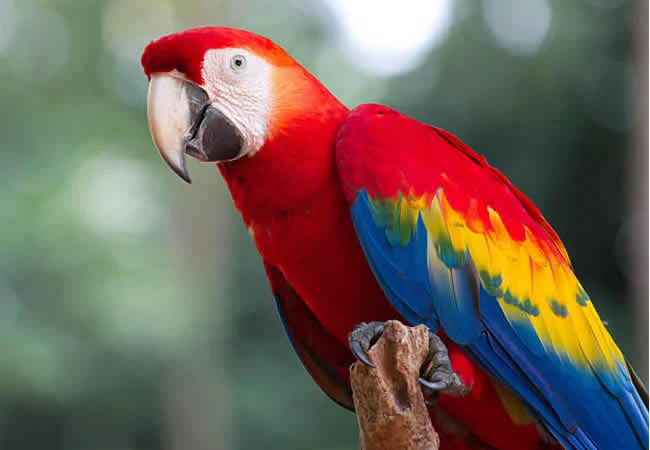
#> input picture testImg2.jpg, 650 x 450 px
$ python ex1_main.py   (older library calls are emulated)
#> lines starting #> are read from the running program, lines starting #| are printed output that depends on the picture; long printed decimals are rounded
### ex1_utils.py
"""
        '########:'##::::'##::::'##:::
         ##.....::. ##::'##:::'####:::
         ##::::::::. ##'##::::.. ##:::
         ######:::::. ###::::::: ##:::
         ##...:::::: ## ##:::::: ##:::
         ##:::::::: ##:. ##::::: ##:::
         ########: ##:::. ##::'######:
        ........::..:::::..:::......::
"""
from typing import List
import cv2
import numpy as np
import matplotlib.pyplot as plt

LOAD_GRAY_SCALE = 1
LOAD_RGB = 2
NUM_OF_PIXELS_255 = 255
NUM_OF_PIXELS_256 = 256
EPSILON = 0.001
MY_ID = 208980359


def myID() -> np.int:
    """
    Return my ID (not the friend's ID I copied from)
    :return: int
    """
    return MY_ID


def normalize_image(img):
    return (img - np.min(img)) / (np.max(img) - np.min(img))


def imReadAndConvert(filename: str, representation: int) -> np.ndarray:
    """
    Reads an image, and returns the image converted as requested
    :param filename: The path to the image
    :param representation: GRAY_SCALE or RGB
    :return: The image object
    """
    if representation == LOAD_GRAY_SCALE:
        img = cv2.imread(filename, cv2.IMREAD_GRAYSCALE)
        return normalize_image(img=img)

    elif representation == LOAD_RGB:
        img = cv2.cvtColor(cv2.imread(filename), cv2.COLOR_BGR2RGB)
        return normalize_image(img=img)


def imDisplay(filename: str, representation: int):
    """
    Reads an image as RGB or GRAY_SCALE and displays it
    :param filename: The path to the image
    :param representation: GRAY_SCALE or RGB
    :return: None
    """
    img = imReadAndConvert(filename, representation)
    if representation == LOAD_GRAY_SCALE:
        plt.imshow(img, cmap='gray')
    else:
        plt.imshow(img)
    plt.show()


def split_to_channels(img: np.ndarray):
    return img[:, :, 0], img[:, :, 1], img[:, :, 2]


def assign_channels(img: np.ndarray, x: int, y: int, z: int):
    img[:, :, 0], img[:, :, 1], img[:, :, 2] = x, y, z


def transformRGB2YIQ(imgRGB: np.ndarray) -> np.ndarray:
    """
    Converts an RGB image to YIQ color space
    :param imgRGB: An Image in RGB
    :return: A YIQ in image color space
    """
    imgRGB = normalize_image(imgRGB)
    r, g, b = split_to_channels(imgRGB)
    y, i, q = r * 0.299 + g * 0.587 + b * 0.114, r * 0.596 + g * -0.275 + b * -0.321, r * 0.212 + g * -0.523 + b * 0.311
    yiq_img = imgRGB
    assign_channels(yiq_img, y, i, q)
    return normalize_image(yiq_img)


def transformYIQ2RGB(imgYIQ: np.ndarray) -> np.ndarray:
    """
    Converts an YIQ image to RGB color space
    :param imgYIQ: An Image in YIQ
    :return: A RGB in image color space
    """
    imgYIQ = normalize_image(imgYIQ)
    y, i, q = split_to_channels(imgYIQ)
    r, g, b = y + i * 0.956 + q * 0.619, y + i * -0.272 + q * -0.647, y + i * -1.106 + q * 1.703
    r, g, b = normalize_image(r), normalize_image(g), normalize_image(b)
    rgb_img = imgYIQ
    assign_channels(rgb_img, r, g, b)

    return rgb_img


def hsitogram_norm(norm_255, num_of_pixels):
    hist_origin, edges = np.histogram(norm_255, NUM_OF_PIXELS_256, [0, NUM_OF_PIXELS_256])
    cum_sum_origin = np.cumsum(hist_origin)
    return np.ceil(cum_sum_origin * NUM_OF_PIXELS_255 / num_of_pixels), hist_origin


def hsitogramEqualize(imgOrig: np.ndarray) -> (np.ndarray, np.ndarray, np.ndarray):
    """
    Equalizes the histogram of an image
    :param imgOrig: Original Histogram
    :return
    """
    num_of_pixels = imgOrig.shape[0] * imgOrig.shape[1]
    if len(imgOrig.shape) == 2:
        norm_255 = normalize_image(imgOrig) * NUM_OF_PIXELS_255
        lut, hist_origin = hsitogram_norm(norm_255, num_of_pixels)
        img_eq = norm_255
        for i in range(imgOrig.shape[0]):
            for j in range(imgOrig.shape[1]):
                img_eq[i][j] = lut[int(norm_255[i][j])]

        hist_eq, edges = np.histogram(img_eq, NUM_OF_PIXELS_256, [0, NUM_OF_PIXELS_256])
        return normalize_image(img_eq), hist_origin, hist_eq
    else:
        yiq = transformRGB2YIQ(imgOrig)
        norm_255 = normalize_image(yiq[:, :, 0]) * NUM_OF_PIXELS_255
        lut, hist_origin = hsitogram_norm(norm_255, num_of_pixels)
        norm_255_new = norm_255
        for i in range(imgOrig.shape[0]):
            for j in range(imgOrig.shape[1]):
                norm_255_new[i][j] = lut[int(norm_255[i][j])]

        hist_eq, edges = np.histogram(norm_255_new, NUM_OF_PIXELS_256, [0, NUM_OF_PIXELS_256])
        yiq[:, :, 0] = normalize_image(norm_255_new)
        img_eq = normalize_image(transformYIQ2RGB(yiq))
        return img_eq, hist_origin, hist_eq


def next_z(z, q):
    i = 0
    while i < len(q) - 1:
        z[i + 1] = (q[i] + q[i + 1]) / 2
        i += 1
    return z


def find_new_q(z, q, hist, num_pixel):
    ans, new_q, t = 1, q, 0
    i = 0
    while i < len(z) - 1:
        res1 = res2 = 0
        j = z[i]
        while j < z[i + 1]:
            res1 += hist[j] / num_pixel * j
            res2 += hist[j] / num_pixel
            j += 1

        if res2 != 0:
            qi = int(res1 / res2)
            q[t] = qi
            t += 1
        else:
            return q, 0
        i += 1
    return np.ceil(new_q), ans


def new_pic(imOrig255, nQuant, z, q):
    shape, new_img = imOrig255.shape, imOrig255
    for i in range(shape[0]):
        for j in range(shape[1]):
            x = int(imOrig255[i][j])
            for t in range(nQuant):
                if z[t] <= x <= z[t + 1]:
                    new_img[i][j] = q[t]
    return new_img


def calc_mse(nQuant, z, q, hist, pixel_num):
    mse = i = 0
    while i < nQuant:
        temp_mse = 0
        j = z[i]
        while j < z[i + 1]:
            temp_mse += (q[i] - j) * (q[i] - j) * hist[j] / pixel_num
            j += 1
        mse += temp_mse
        i += 1
    return mse


def origin_z(pixel_num, nQuant, cumsum, z):
    temp_bound = pixel_num / nQuant
    bound = temp_bound
    t, i = 1, 0
    while i < NUM_OF_PIXELS_256:
        if cumsum[i] >= bound:
            z[t] = i
            t += 1
            bound = bound + temp_bound
        i += 1
    return z.astype(int)


def quantizeImage(imOrig: np.ndarray, nQuant: int, nIter: int) -> (List[np.ndarray], List[float]):
    """
        Quantized an image in to **nQuant** colors
        :param imOrig: The original image (RGB or Gray scale)
        :param nQuant: Number of colors to quantize the image to
        :param nIter: Number of optimization loops
        :return: (List[qImage_i],List[error_i])
    """
    z, q = np.zeros(nQuant + 1), np.zeros(nQuant)
    list_of_pic, list_of_mse = [], []
    pixel_num = imOrig.shape[0] * imOrig.shape[1]

    if len(imOrig.shape) == 2:
        imOrig255 = normalize_image(imOrig) * NUM_OF_PIXELS_255
        hist, edges = np.histogram(imOrig255, NUM_OF_PIXELS_256, [0, NUM_OF_PIXELS_256])

        cum_sum = np.cumsum(hist)

        z = origin_z(pixel_num, nQuant, cum_sum, z)
        q, ans = find_new_q(z, q, hist, pixel_num)

        new_img = new_pic(imOrig255, nQuant, z, q)
        list_of_pic.append(new_img)
        temp_mse = calc_mse(nQuant, z, q, hist, pixel_num)
        list_of_mse.append(temp_mse)

        old_mse, old_q = temp_mse, q
        for k in range(1, nIter):
            z = next_z(z, q)
            q, ans = find_new_q(z, q, hist, pixel_num)
            if np.array_equal(q, old_q) and ans == 0:
                break

            new_img = new_pic(imOrig255, nQuant, z, q)
            mse = calc_mse(nQuant, z, q, hist, pixel_num)
            if abs(old_mse - mse) < EPSILON or mse > old_mse:
                break

            list_of_mse.append(mse)
            list_of_pic.append(new_img)
            old_mse, old_q = mse, q
        return list_of_pic, list_of_mse
    else:
        yiq = transformRGB2YIQ(imOrig)
        y = yiq[:, :, 0]
        y255 = normalize_image(y) * NUM_OF_PIXELS_255
        hist, edges = np.histogram(y255, NUM_OF_PIXELS_256, [0, NUM_OF_PIXELS_256])
        cum_sum = np.cumsum(hist)
        z = origin_z(pixel_num, nQuant, cum_sum, z)
        q, ans = find_new_q(z, q, hist, pixel_num)
        new_img = new_pic(y255, nQuant, z, q)
        yiq[:, :, 0] = normalize_image(new_img)
        new_image = normalize_image(transformYIQ2RGB(yiq))
        temp_mse = calc_mse(nQuant, z, q, hist, pixel_num)
        list_of_pic.append(new_image)
        list_of_mse.append(temp_mse)

        old_mse, old_img, old_q = temp_mse, new_img, q
        i = 1
        while i < nIter:
            z = next_z(z, q)
            q, ans = find_new_q(z, q, hist, pixel_num)
            if np.array_equal(q, old_q) and ans == 0:
                break

            new_img = new_pic(y255, nQuant, z, q)
            mse = calc_mse(nQuant, z, q, hist, pixel_num)
            if abs(old_mse - mse) < EPSILON:
                break
            if mse > old_mse:
                new_img = old_img
                print("mse got bigger")
                break
            list_of_mse.append(mse)
            yiq[:, :, 0] = normalize_image(new_img)
            new_image = normalize_image(transformYIQ2RGB(yiq))
            list_of_pic.append(new_image)
            old_mse, old_img, old_q = mse, new_img, q
            i += 1

        return list_of_pic, list_of_mse

### gamma.py
"""
        '########:'##::::'##::::'##:::
         ##.....::. ##::'##:::'####:::
         ##::::::::. ##'##::::.. ##:::
         ######:::::. ###::::::: ##:::
         ##...:::::: ## ##:::::: ##:::
         ##:::::::: ##:. ##::::: ##:::
         ########: ##:::. ##::'######:
        ........::..:::::..:::......::
"""
import cv2

from ex1_utils import LOAD_GRAY_SCALE, LOAD_RGB, normalize_image

TRACKER_POS = 100.0
TRACKER_MAX = 200
WINDOW_NAME = 'image'
GAMMA = 'gamma'
BAC_CON_IMAGE = 'bac_con.png'


# [6 lines left out: function pass_function, not called in this run]


def gammaDisplay(img_path: str, rep: int):
    """
    GUI for gamma correction
    :param img_path: Path to the image
    :param rep: grayscale(1) or RGB(2)
    :return: None
    """
    cv2.namedWindow(WINDOW_NAME)
    cv2.createTrackbar(GAMMA, WINDOW_NAME, 0, TRACKER_MAX, pass_function)
    while True:
        gamma = cv2.getTrackbarPos(GAMMA, WINDOW_NAME) / TRACKER_POS
        if rep == LOAD_GRAY_SCALE:
            img_gray = normalize_image(cv2.imread(img_path, cv2.IMREAD_GRAYSCALE))
            img_gray_copy = img_gray ** gamma
            cv2.imshow(WINDOW_NAME, img_gray_copy)
        elif rep == LOAD_RGB:
            img_color = normalize_image(cv2.imread(img_path))
            img_color_copy = img_color ** gamma
            cv2.imshow(WINDOW_NAME, img_color_copy)
        cv2.waitKey(1)


def main():
    gammaDisplay(BAC_CON_IMAGE, LOAD_GRAY_SCALE)


# [2 lines that do not run on import are left out]

### ex1_main.py
from ex1_utils import *
from gamma import gammaDisplay
import numpy as np
import matplotlib.pyplot as plt
import time


def histEqDemo(img_path: str, rep: int):
    img = imReadAndConvert(img_path, rep)
    imgeq, histOrg, histEq = hsitogramEqualize(img)

    # Display cumsum
    cumsum = np.cumsum(histOrg)
    cumsumEq = np.cumsum(histEq)
    plt.gray()
    plt.plot(range(256), cumsum, 'r')
    plt.plot(range(256), cumsumEq, 'g')

    # Display the images
    plt.figure()
    plt.imshow(img)

    plt.figure()
    plt.imshow(imgeq)
    plt.show()


def quantDemo(img_path: str, rep: int):
    img = imReadAndConvert(img_path, rep)
    st = time.time()

    img_lst, err_lst = quantizeImage(img, 3, 20)

    print("Time:%.2f" % (time.time() - st))
    print("Error 0:\t %f" % err_lst[0])
    print("Error last:\t %f" % err_lst[-1])

    plt.gray()
    plt.imshow(img_lst[0])
    plt.figure()
    plt.imshow(img_lst[-1])

    plt.figure()
    plt.plot(err_lst, 'r')
    plt.show()


def main():
    print("ID:", myID())
    img_path = 'testImg2.jpg'

    # Basic read and display
    imDisplay(img_path, LOAD_GRAY_SCALE)
    imDisplay(img_path, LOAD_RGB)

    # Convert Color spaces
    img = imReadAndConvert(img_path, LOAD_RGB)
    yiq_img = transformRGB2YIQ(img)
#> in assign_channels, `img[:, :, 0], img[:, :, 1], img[:, :, 2] = x, y, z`:
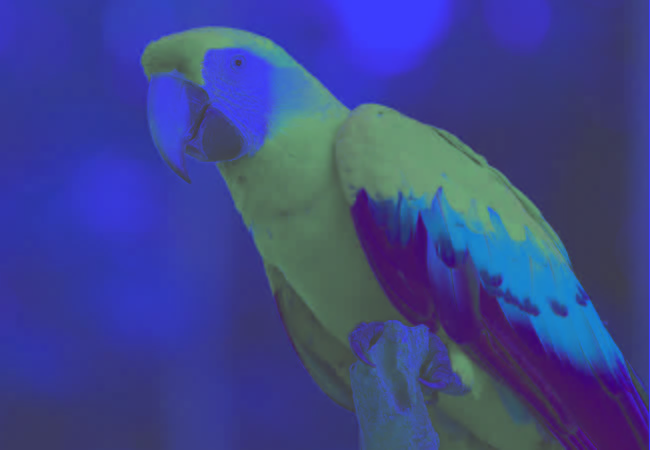
#> img: shape (450, 650, 3) float64; mean of channels 0, 1, 2 0.404, 0.0464, 0.000221; drawn with min black and max white
    f, ax = plt.subplots(1, 2)
    ax[0].imshow(img)
    ax[1].imshow(yiq_img)
    plt.show()

    # Image histEq
    histEqDemo(img_path, LOAD_GRAY_SCALE)
#> in hsitogram_norm, `hist_origin, edges = np.histogram(norm_255, NUM_OF_PIXELS_256, [0, NUM..`: hist_origin = 256 values, max 3283 at index 71, min 4 at index 0, mean 1142.6; edges = 257 values from 0 to 256
#> in hsitogram_norm, `cum_sum_origin = np.cumsum(hist_origin)`: cum_sum_origin = 256 values from 4 to 292500
#> in hsitogramEqualize, `lut, hist_origin = hsitogram_norm(norm_255, num_of_pixels)`: lut = 256 values from 1 to 255
#> after the loop in hsitogramEqualize, `for i in range(imgOrig.shape[0]):`:
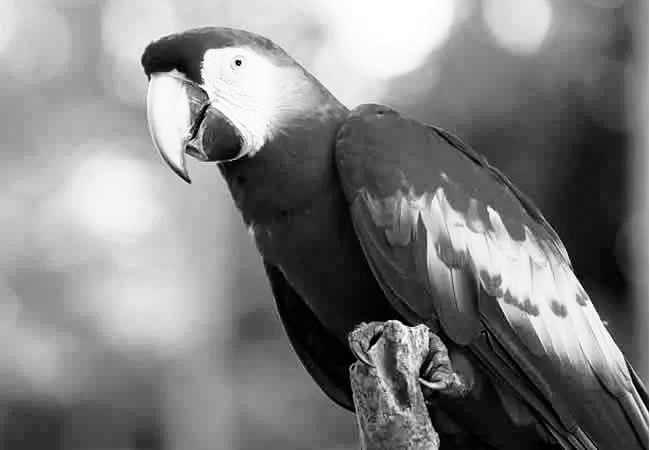
#> img_eq: shape (450, 650) float64; min 1, max 255, mean 128.8
#> in hsitogramEqualize, `hist_eq, edges = np.histogram(img_eq, NUM_OF_PIXELS_256, [0, NUM_OF_PI..`: hist_eq = 256 values, max 3283 at index 87, min 0 at index 0, mean 1142.6; edges = 257 values from 0 to 256
#> in histEqDemo, `imgeq, histOrg, histEq = hsitogramEqualize(img)`: histOrg has the same summary as hist_origin in hsitogram_norm; histEq has the same summary as hist_eq in hsitogramEqualize
#> in histEqDemo, `cumsum = np.cumsum(histOrg)`: cumsum = 256 values from 4 to 292500
#> in histEqDemo, `cumsumEq = np.cumsum(histEq)`: cumsumEq = 256 values from 0 to 292500
#> in histEqDemo, `plt.show()`:
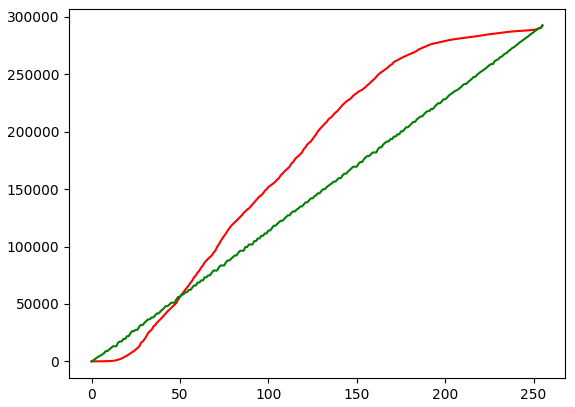
#> figure drawn by matplotlib, 1 panel; curve peaks at x = 255, y = 292500; curve peaks at x = 255, y = 292500
    histEqDemo(img_path, LOAD_RGB)
#> in assign_channels (call 3), `img[:, :, 0], img[:, :, 1], img[:, :, 2] = x, y, z`:
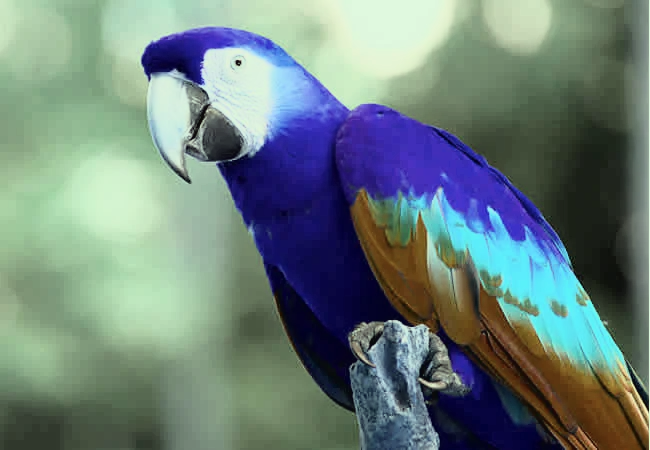
#> img: shape (450, 650, 3) float64; mean of channels 0, 1, 2 0.489, 0.505, 0.43; drawn as B, G, R

    # Image Quantization
    quantDemo(img_path, LOAD_GRAY_SCALE)
#> in quantizeImage, `hist, edges = np.histogram(imOrig255, NUM_OF_PIXELS_256, [0, NUM_OF_PI..`: hist has the same summary as hist_origin in hsitogram_norm; edges = 257 values from 0 to 256
#> in quantizeImage, `cum_sum = np.cumsum(hist)`: cum_sum = 256 values from 4 to 292500
#> after the loop in origin_z, `while i < NUM_OF_PIXELS_256:`: bound = 390000; i = 256; t = 4; z = [0, 71, 126, 255]
#> the loop in find_new_q, `while i < len(z) - 1:` made 3 passes
#> qi on passes 1 to 3: 45, 96, 163
#> after the loop in find_new_q, `while i < len(z) - 1:`: i = 3; q = [45, 96, 163]; t = 3
#> in quantizeImage, `q, ans = find_new_q(z, q, hist, pixel_num)`: q = [45, 96, 163]; ans = 1
#> in new_pic, `shape, new_img = imOrig255.shape, imOrig255`: shape = (450, 650)
#> after the loop in new_pic, `for i in range(shape[0]):`:
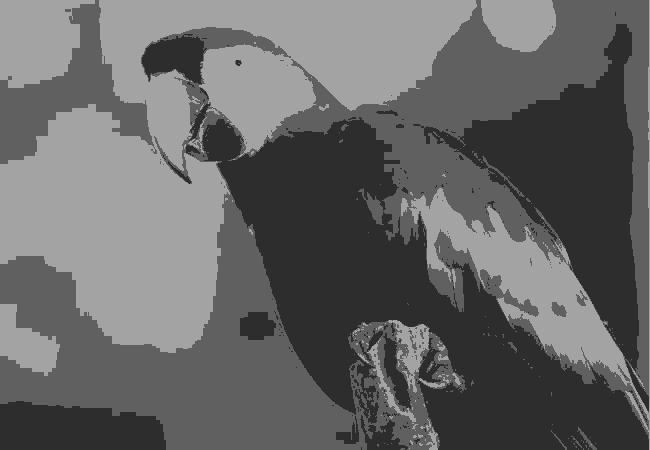
#> new_img: shape (450, 650) float64; min 45, max 163, mean 101.9
#> the loop in calc_mse, `while i < nQuant:` made 3 passes
#> after the loop in calc_mse, `while i < nQuant:`: i = 3; mse = 469.1
#> in quantizeImage, `old_mse, old_q = temp_mse, q`: old_q = [45, 96, 163]
#> the loop in quantizeImage, `for k in range(1, nIter):` made 11 passes
#> (new_q in find_new_q, mse, old_mse, old_q) on passes 1 to 6: ([45, 96, 163], 458, 458, [44, 98, 165]), ([44, 98, 165], 451.1, 451.1, [45, 99, 167]), ([45, 99, 167], 444.5, 444.5, [46, 101, 168]), ([46, 101, 168], 440.8, 440.8, [46, 102, 169]), ([46, 102, 169], 435.4, 435.4, [47, 104, 170]), ([47, 104, 170], 431.2, 431.2, [47, 105, 171])
#> after the loop in quantizeImage, `for k in range(1, nIter):`: list_of_mse = [469.1, 458, 451.1, 444.5, 440.8, 435.4, 431.2, 427.4, 424.5, 422.7, 421.7]; list_of_pic = 11 items
#> in quantDemo, `img_lst, err_lst = quantizeImage(img, 3, 20)`: err_lst has the same summary as list_of_mse in quantizeImage
#| Error 0:	 469.148
#| Error last:	 421.702
    quantDemo(img_path, LOAD_RGB)
#> call 2 of quantizeImage, with nQuant = 3, nIter = 20
#> in quantizeImage (call 2), `y = yiq[:, :, 0]`:
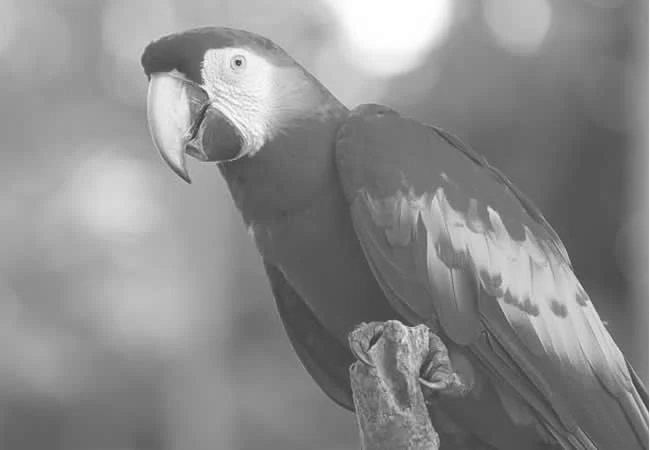
#> y: shape (450, 650) float64; min 0.242, max 1, mean 0.548
#> in quantizeImage (call 2), `hist, edges = np.histogram(y255, NUM_OF_PIXELS_256, [0, NUM_OF_PIXELS_..`: hist = 256 values, max 3896 at index 73, min 7 at index 1, mean 1142.6
#> in quantizeImage (call 2), `cum_sum = np.cumsum(hist)`: cum_sum = 256 values from 8 to 292500
#> in quantizeImage (call 2), `z = origin_z(pixel_num, nQuant, cum_sum, z)`: z = [0, 70, 125, 255]
#> in quantizeImage (call 2), `q, ans = find_new_q(z, q, hist, pixel_num)`: q = [44, 96, 162]
#> in transformYIQ2RGB (call 2), `r, g, b = y + i * 0.956 + q * 0.619, y + i * -0.272 + q * -0.647, y + ..`:
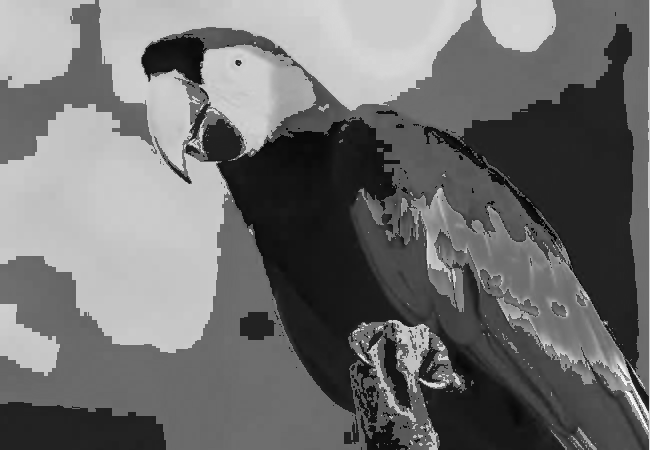
#> b: shape (450, 650) float64; min -0.0591, max 1.43, mean 0.592; drawn with min black and max white
#> in quantizeImage (call 2), `temp_mse = calc_mse(nQuant, z, q, hist, pixel_num)`: temp_mse = 469.9
#> in quantizeImage (call 2), `old_mse, old_img, old_q = temp_mse, new_img, q`: old_q = [44, 96, 162]
#> the loop in quantizeImage (call 2), `while i < nIter:` made 13 passes
#> (new_q in find_new_q, mse, old_mse, old_q) on passes 1 to 6: ([44, 96, 162], 456.5, 456.5, [44, 98, 165]), ([44, 98, 165], 450.2, 450.2, [45, 99, 166]), ([45, 99, 166], 445.2, 445.2, [45, 101, 167]), ([45, 101, 167], 439.1, 439.1, [46, 102, 169]), ([46, 102, 169], 434.8, 434.8, [47, 104, 169]), ([47, 104, 169], 431.3, 431.3, [47, 105, 170])
#> after the loop in quantizeImage (call 2), `while i < nIter:`: i = 13; list_of_mse = [469.9, 456.5, 450.2, 445.2, 439.1, 434.8, 431.3, 428.4, 424.6, 422.8, 419.4, 417.2, 416.2]; list_of_pic = 13 items
#| Error 0:	 469.937
#| Error last:	 416.210

    # Gamma
    gammaDisplay(img_path, LOAD_GRAY_SCALE)


if __name__ == '__main__':
    main()
